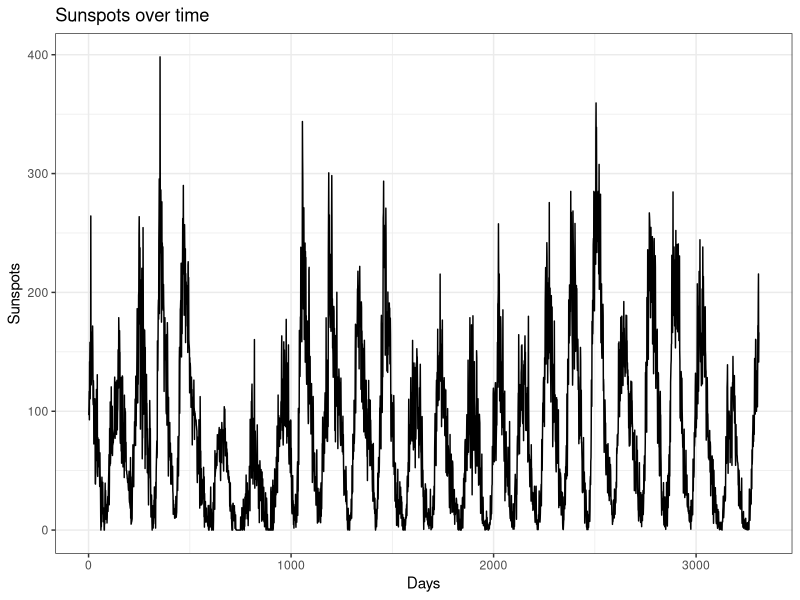
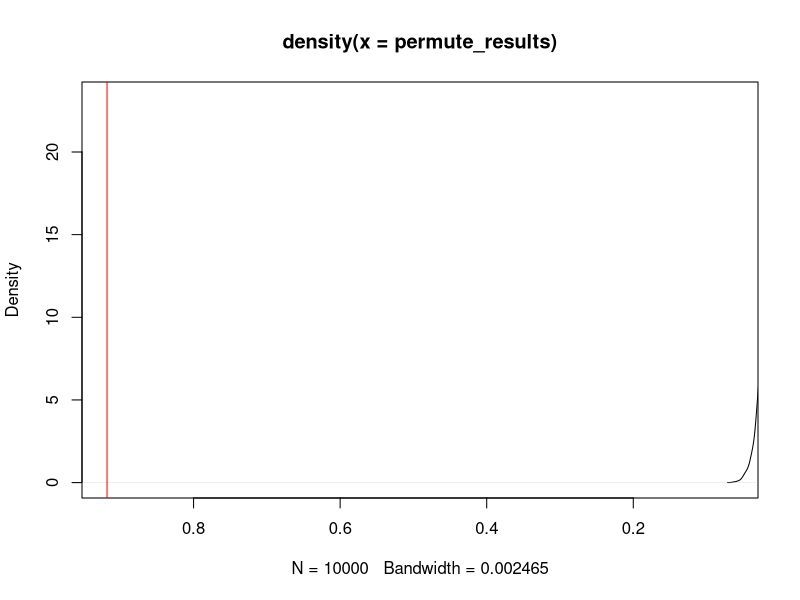

Write the R code that produced these figures, in order.
## ---- chunk 1
knitr::opts_chunk$set(echo = TRUE)
## ---- chunk 2
sunspots <- as.vector(sunspot.month)

library(ggplot2)

ggplot(mapping = aes(x = seq_along(sunspots), y = sunspots)) +
  geom_line() +
  theme_bw() +
  labs(x = "Days",
       y = "Sunspots",
       title = "Sunspots over time")
## ---- chunk 3
#observed coefficient is
observed_cor <- cor(sunspots[-length(sunspots)], sunspots[-1])
observed_cor[1]
## ---- chunk 4
n_samples <- 10000
permute_results <- replicate(n_samples, {
  new_spots <- sample(sunspots)
  x <- cor(new_spots[-length(new_spots)], new_spots[-1])
  x[1]
})
## ---- chunk 5
plot(density(permute_results), xlim = c(observed_cor, max(permute_results)))
abline(v = observed_cor, col = "red")
## ---- chunk 6
p_value <- mean(abs(permute_results) >= abs(observed_cor[1]))
## ---- chunk 7
ci <- p_value + c(-1, 1) * qnorm(.975) * sqrt(p_value * (1 - p_value) / n_samples)
c(lower = ci[1],
  p_value = p_value,
  upper = ci[2])
